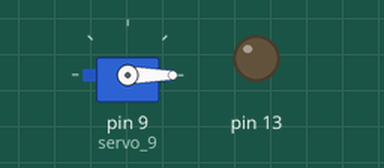
The sketch below on a simulated Arduino Uno, built with avr-gcc and run on an emulated ATmega328P. Shown: servo, output pins drawn as LEDs (lit = HIGH).

Above: at 0.05 s.
At 2.0 s:
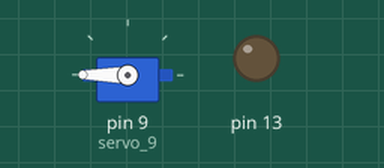
At 3.5 s:
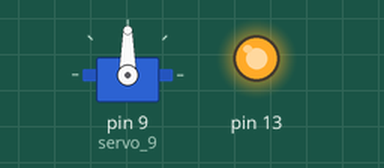
At 5.0 s:
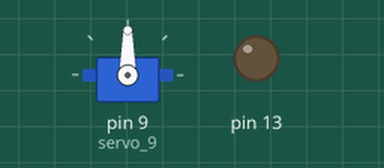
Timing chart, 0 to 6.5 s (numbered marks = the images above):
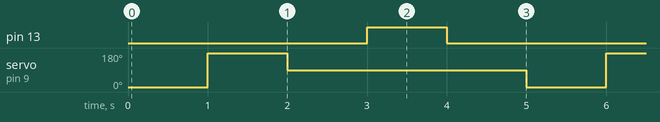

The sketch:

Ledblinkingandfan.ino
```cpp
#include <Servo.h>

Servo servo_9;

int counter;

void setup()
{
  servo_9.attach(9, 500, 2500);

  pinMode(13, OUTPUT);
}

void loop()
{
  for (counter = 0; counter < 10; ++counter) {
    servo_9.write(0);
    delay(1000); // Wait for 1000 millisecond(s)
    servo_9.write(180);
    delay(1000); // Wait for 1000 millisecond(s)
    servo_9.write(90);
    delay(1000); // Wait for 1000 millisecond(s)
    digitalWrite(13, HIGH);
    delay(1000); // Wait for 1000 millisecond(s)
    digitalWrite(13, LOW);
    delay(1000); // Wait for 1000 millisecond(s)
  }
}
```

Measured:
- by itself, pin 13: alternates HIGH for 1.0 s and LOW for 4.0 s
- by itself, servo on pin 9 (servo_9): repeats every 5.0 s: 90° 3.0 s, 0° 1.0 s, 180° 1.0 s
